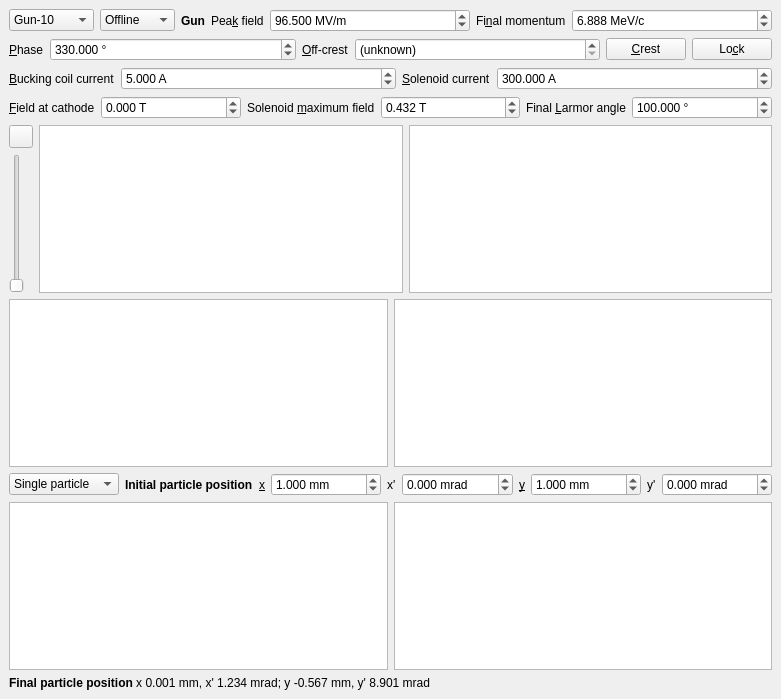
<?xml version="1.0" encoding="UTF-8"?>
<ui version="4.0">
 <class>RF_Solenoid_Tracker</class>
 <widget class="QMainWindow" name="RF_Solenoid_Tracker">
  <property name="geometry">
   <rect>
    <x>0</x>
    <y>0</y>
    <width>781</width>
    <height>699</height>
   </rect>
  </property>
  <property name="windowTitle">
   <string>Parasol - Combined RF &amp; Solenoid Tracking</string>
  </property>
  <property name="windowIcon">
   <iconset>
    <normaloff>resources/parasol/Icons/parasol.png</normaloff>resources/parasol/Icons/parasol.png</iconset>
  </property>
  <widget class="QWidget" name="centralwidget">
   <layout class="QVBoxLayout" name="verticalLayout">
    <item>
     <layout class="QHBoxLayout" name="gun_hbox">
      <item>
       <widget class="QComboBox" name="gun_dropdown">
        <property name="sizePolicy">
         <sizepolicy hsizetype="Maximum" vsizetype="Fixed">
          <horstretch>0</horstretch>
          <verstretch>0</verstretch>
         </sizepolicy>
        </property>
        <property name="minimumSize">
         <size>
          <width>0</width>
          <height>22</height>
         </size>
        </property>
        <property name="toolTip">
         <string>&lt;html&gt;&lt;head/&gt;&lt;body&gt;&lt;p&gt;Select the RF/solenoid model to use.&lt;/p&gt;&lt;p&gt;&lt;span style=&quot; font-weight:600;&quot;&gt;Gun-10&lt;/span&gt;: VELA/CLARA 10 Hz gun&lt;/p&gt;&lt;p&gt;&lt;span style=&quot; font-weight:600;&quot;&gt;Linac1&lt;/span&gt;: CLARA Linac 1&lt;/p&gt;&lt;p&gt;&lt;span style=&quot; font-weight:600;&quot;&gt;gb-rf-gun&lt;/span&gt;: Gulliford-Bazarov RF gun example&lt;/p&gt;&lt;p&gt;&lt;span style=&quot; font-weight:600;&quot;&gt;gb-dc-gun&lt;/span&gt;: Gulliford-Bazarov DC gun example&lt;/p&gt;&lt;/body&gt;&lt;/html&gt;</string>
        </property>
        <property name="sizeAdjustPolicy">
         <enum>QComboBox::AdjustToContentsOnFirstShow</enum>
        </property>
        <item>
         <property name="text">
          <string>Gun-10</string>
         </property>
         <property name="icon">
          <iconset>
           <normaloff>resources/parasol/Icons/pistol.png</normaloff>resources/parasol/Icons/pistol.png</iconset>
         </property>
        </item>
        <item>
         <property name="text">
          <string>Gun-400</string>
         </property>
         <property name="icon">
          <iconset>
           <normaloff>resources/parasol/Icons/submachine-gun.png</normaloff>resources/parasol/Icons/submachine-gun.png</iconset>
         </property>
        </item>
        <item>
         <property name="text">
          <string>Linac1</string>
         </property>
         <property name="icon">
          <iconset>
           <normaloff>resources/parasol/Icons/bike.png</normaloff>resources/parasol/Icons/bike.png</iconset>
         </property>
        </item>
        <item>
         <property name="text">
          <string>gb-rf-gun</string>
         </property>
        </item>
        <item>
         <property name="text">
          <string>gb-dc-gun</string>
         </property>
        </item>
       </widget>
      </item>
      <item>
       <widget class="QComboBox" name="machine_mode_dropdown">
        <property name="sizePolicy">
         <sizepolicy hsizetype="Maximum" vsizetype="Fixed">
          <horstretch>0</horstretch>
          <verstretch>0</verstretch>
         </sizepolicy>
        </property>
        <property name="toolTip">
         <string>&lt;html&gt;&lt;head/&gt;&lt;body&gt;&lt;p&gt;Switch between machine modes:&lt;/p&gt;&lt;p&gt;&lt;span style=&quot; font-weight:600;&quot;&gt;Offline&lt;/span&gt;: no interaction with machine&lt;/p&gt;&lt;p&gt;&lt;span style=&quot; font-weight:600;&quot;&gt;Virtual&lt;/span&gt;: connect to local virtual machine&lt;/p&gt;&lt;p&gt;&lt;span style=&quot; font-weight:600;&quot;&gt;Physical&lt;/span&gt;: connect to real machine via EPICS&lt;/p&gt;&lt;/body&gt;&lt;/html&gt;</string>
        </property>
        <item>
         <property name="text">
          <string>Offline</string>
         </property>
         <property name="icon">
          <iconset>
           <normaloff>resources/parasol/Icons/Offline.png</normaloff>resources/parasol/Icons/Offline.png</iconset>
         </property>
        </item>
        <item>
         <property name="text">
          <string>Virtual</string>
         </property>
         <property name="icon">
          <iconset>
           <normaloff>resources/parasol/Icons/Virtual.png</normaloff>resources/parasol/Icons/Virtual.png</iconset>
         </property>
        </item>
        <item>
         <property name="text">
          <string>Physical</string>
         </property>
         <property name="icon">
          <iconset>
           <normaloff>resources/parasol/Icons/Physical.png</normaloff>resources/parasol/Icons/Physical.png</iconset>
         </property>
        </item>
       </widget>
      </item>
      <item>
       <widget class="QLabel" name="gun_label">
        <property name="sizePolicy">
         <sizepolicy hsizetype="Maximum" vsizetype="Preferred">
          <horstretch>0</horstretch>
          <verstretch>0</verstretch>
         </sizepolicy>
        </property>
        <property name="font">
         <font>
          <weight>75</weight>
          <bold>true</bold>
         </font>
        </property>
        <property name="text">
         <string>Gun</string>
        </property>
       </widget>
      </item>
      <item>
       <widget class="QLabel" name="peak_field_label">
        <property name="sizePolicy">
         <sizepolicy hsizetype="Maximum" vsizetype="Preferred">
          <horstretch>0</horstretch>
          <verstretch>0</verstretch>
         </sizepolicy>
        </property>
        <property name="text">
         <string>Pea&amp;k field</string>
        </property>
        <property name="buddy">
         <cstring>peak_field_spin</cstring>
        </property>
       </widget>
      </item>
      <item>
       <widget class="QDoubleSpinBox" name="peak_field_spin">
        <property name="toolTip">
         <string>Peak accelerating field produced inside the RF cavity</string>
        </property>
        <property name="keyboardTracking">
         <bool>false</bool>
        </property>
        <property name="suffix">
         <string> MV/m</string>
        </property>
        <property name="decimals">
         <number>3</number>
        </property>
        <property name="maximum">
         <double>200.000000000000000</double>
        </property>
        <property name="value">
         <double>96.500000000000000</double>
        </property>
       </widget>
      </item>
      <item>
       <widget class="QLabel" name="momentum_label">
        <property name="sizePolicy">
         <sizepolicy hsizetype="Maximum" vsizetype="Preferred">
          <horstretch>0</horstretch>
          <verstretch>0</verstretch>
         </sizepolicy>
        </property>
        <property name="text">
         <string>Fi&amp;nal momentum</string>
        </property>
        <property name="buddy">
         <cstring>momentum_spin</cstring>
        </property>
       </widget>
      </item>
      <item>
       <widget class="QDoubleSpinBox" name="momentum_spin">
        <property name="toolTip">
         <string>Final momentum of a particle after traversing the RF cavity</string>
        </property>
        <property name="buttonSymbols">
         <enum>QAbstractSpinBox::UpDownArrows</enum>
        </property>
        <property name="keyboardTracking">
         <bool>false</bool>
        </property>
        <property name="suffix">
         <string> MeV/c</string>
        </property>
        <property name="decimals">
         <number>3</number>
        </property>
        <property name="maximum">
         <double>1000.000000000000000</double>
        </property>
        <property name="singleStep">
         <double>0.100000000000000</double>
        </property>
        <property name="value">
         <double>6.888000000000000</double>
        </property>
       </widget>
      </item>
     </layout>
    </item>
    <item>
     <layout class="QHBoxLayout" name="phase_hbox">
      <item>
       <widget class="QLabel" name="phase_label">
        <property name="sizePolicy">
         <sizepolicy hsizetype="Maximum" vsizetype="Preferred">
          <horstretch>0</horstretch>
          <verstretch>0</verstretch>
         </sizepolicy>
        </property>
        <property name="text">
         <string>&amp;Phase</string>
        </property>
        <property name="buddy">
         <cstring>phase_spin</cstring>
        </property>
       </widget>
      </item>
      <item>
       <widget class="QDoubleSpinBox" name="phase_spin">
        <property name="toolTip">
         <string>Phase between injected electron and the RF cavity</string>
        </property>
        <property name="statusTip">
         <string/>
        </property>
        <property name="buttonSymbols">
         <enum>QAbstractSpinBox::UpDownArrows</enum>
        </property>
        <property name="keyboardTracking">
         <bool>false</bool>
        </property>
        <property name="suffix">
         <string> °</string>
        </property>
        <property name="decimals">
         <number>3</number>
        </property>
        <property name="minimum">
         <double>-720.000000000000000</double>
        </property>
        <property name="maximum">
         <double>720.000000000000000</double>
        </property>
        <property name="singleStep">
         <double>0.100000000000000</double>
        </property>
        <property name="value">
         <double>330.000000000000000</double>
        </property>
       </widget>
      </item>
      <item>
       <widget class="QLabel" name="off_crest_label">
        <property name="sizePolicy">
         <sizepolicy hsizetype="Maximum" vsizetype="Preferred">
          <horstretch>0</horstretch>
          <verstretch>0</verstretch>
         </sizepolicy>
        </property>
        <property name="text">
         <string>&amp;Off-crest</string>
        </property>
        <property name="buddy">
         <cstring>off_crest_spin</cstring>
        </property>
       </widget>
      </item>
      <item>
       <widget class="QDoubleSpinBox" name="off_crest_spin">
        <property name="toolTip">
         <string>&lt;html&gt;&lt;head/&gt;&lt;body&gt;&lt;p&gt;Phase relative to off-crest value, or (unknown) when the crest phase is unknown.&lt;/p&gt;&lt;/body&gt;&lt;/html&gt;</string>
        </property>
        <property name="buttonSymbols">
         <enum>QAbstractSpinBox::UpDownArrows</enum>
        </property>
        <property name="specialValueText">
         <string>(unknown)</string>
        </property>
        <property name="keyboardTracking">
         <bool>false</bool>
        </property>
        <property name="prefix">
         <string>+</string>
        </property>
        <property name="suffix">
         <string> °</string>
        </property>
        <property name="decimals">
         <number>3</number>
        </property>
        <property name="minimum">
         <double>-360.000000000000000</double>
        </property>
        <property name="maximum">
         <double>360.000000000000000</double>
        </property>
        <property name="singleStep">
         <double>0.100000000000000</double>
        </property>
        <property name="value">
         <double>-360.000000000000000</double>
        </property>
       </widget>
      </item>
      <item>
       <widget class="QPushButton" name="crest_button">
        <property name="sizePolicy">
         <sizepolicy hsizetype="Fixed" vsizetype="Fixed">
          <horstretch>0</horstretch>
          <verstretch>0</verstretch>
         </sizepolicy>
        </property>
        <property name="toolTip">
         <string>Adjust the phase to produce the maximum momentum</string>
        </property>
        <property name="text">
         <string>&amp;Crest</string>
        </property>
        <property name="icon">
         <iconset>
          <normaloff>resources/parasol/Icons/mountain-summit.png</normaloff>resources/parasol/Icons/mountain-summit.png</iconset>
        </property>
       </widget>
      </item>
      <item>
       <widget class="QPushButton" name="lock_button">
        <property name="sizePolicy">
         <sizepolicy hsizetype="Fixed" vsizetype="Fixed">
          <horstretch>0</horstretch>
          <verstretch>0</verstretch>
         </sizepolicy>
        </property>
        <property name="toolTip">
         <string>Re-crest and keep the off-crest value when the RF peak field changes</string>
        </property>
        <property name="text">
         <string>Lo&amp;ck</string>
        </property>
        <property name="icon">
         <iconset>
          <normaloff>resources/parasol/Icons/padlock-open.png</normaloff>
          <normalon>resources/parasol/Icons/padlock-closed.png</normalon>resources/parasol/Icons/padlock-open.png</iconset>
        </property>
        <property name="checkable">
         <bool>true</bool>
        </property>
        <property name="checked">
         <bool>false</bool>
        </property>
        <property name="default">
         <bool>false</bool>
        </property>
        <property name="flat">
         <bool>false</bool>
        </property>
       </widget>
      </item>
     </layout>
    </item>
    <item>
     <layout class="QHBoxLayout" name="solenoids_hbox">
      <property name="sizeConstraint">
       <enum>QLayout::SetDefaultConstraint</enum>
      </property>
      <item>
       <widget class="QLabel" name="bc_label">
        <property name="sizePolicy">
         <sizepolicy hsizetype="Maximum" vsizetype="Preferred">
          <horstretch>0</horstretch>
          <verstretch>0</verstretch>
         </sizepolicy>
        </property>
        <property name="text">
         <string>&amp;Bucking coil current</string>
        </property>
        <property name="buddy">
         <cstring>bc_spin</cstring>
        </property>
       </widget>
      </item>
      <item>
       <widget class="QDoubleSpinBox" name="bc_spin">
        <property name="buttonSymbols">
         <enum>QAbstractSpinBox::UpDownArrows</enum>
        </property>
        <property name="keyboardTracking">
         <bool>false</bool>
        </property>
        <property name="suffix">
         <string> A</string>
        </property>
        <property name="decimals">
         <number>3</number>
        </property>
        <property name="minimum">
         <double>0.000000000000000</double>
        </property>
        <property name="maximum">
         <double>8.000000000000000</double>
        </property>
        <property name="value">
         <double>5.000000000000000</double>
        </property>
       </widget>
      </item>
      <item>
       <widget class="QLabel" name="sol_label">
        <property name="sizePolicy">
         <sizepolicy hsizetype="Maximum" vsizetype="Preferred">
          <horstretch>0</horstretch>
          <verstretch>0</verstretch>
         </sizepolicy>
        </property>
        <property name="text">
         <string>&amp;Solenoid current</string>
        </property>
        <property name="buddy">
         <cstring>sol_spin</cstring>
        </property>
       </widget>
      </item>
      <item>
       <widget class="QDoubleSpinBox" name="sol_spin">
        <property name="buttonSymbols">
         <enum>QAbstractSpinBox::UpDownArrows</enum>
        </property>
        <property name="keyboardTracking">
         <bool>false</bool>
        </property>
        <property name="suffix">
         <string> A</string>
        </property>
        <property name="decimals">
         <number>3</number>
        </property>
        <property name="maximum">
         <double>500.000000000000000</double>
        </property>
        <property name="value">
         <double>300.000000000000000</double>
        </property>
       </widget>
      </item>
     </layout>
    </item>
    <item>
     <layout class="QHBoxLayout" name="fields_hbox">
      <property name="sizeConstraint">
       <enum>QLayout::SetDefaultConstraint</enum>
      </property>
      <item>
       <widget class="QLabel" name="cathode_field_label">
        <property name="sizePolicy">
         <sizepolicy hsizetype="Maximum" vsizetype="Preferred">
          <horstretch>0</horstretch>
          <verstretch>0</verstretch>
         </sizepolicy>
        </property>
        <property name="text">
         <string>&amp;Field at cathode</string>
        </property>
        <property name="buddy">
         <cstring>cathode_field_spin</cstring>
        </property>
       </widget>
      </item>
      <item>
       <widget class="QDoubleSpinBox" name="cathode_field_spin">
        <property name="toolTip">
         <string>Use the combined BC and solenoid field map to calculate the field at the cathode</string>
        </property>
        <property name="buttonSymbols">
         <enum>QAbstractSpinBox::UpDownArrows</enum>
        </property>
        <property name="keyboardTracking">
         <bool>false</bool>
        </property>
        <property name="suffix">
         <string> T</string>
        </property>
        <property name="decimals">
         <number>3</number>
        </property>
        <property name="minimum">
         <double>-99.989999999999995</double>
        </property>
        <property name="singleStep">
         <double>0.010000000000000</double>
        </property>
       </widget>
      </item>
      <item>
       <widget class="QLabel" name="sol_field_label">
        <property name="sizePolicy">
         <sizepolicy hsizetype="Maximum" vsizetype="Preferred">
          <horstretch>0</horstretch>
          <verstretch>0</verstretch>
         </sizepolicy>
        </property>
        <property name="text">
         <string>Solenoid &amp;maximum field</string>
        </property>
        <property name="buddy">
         <cstring>sol_field_spin</cstring>
        </property>
       </widget>
      </item>
      <item>
       <widget class="QDoubleSpinBox" name="sol_field_spin">
        <property name="toolTip">
         <string>Peak field in the solenoid</string>
        </property>
        <property name="buttonSymbols">
         <enum>QAbstractSpinBox::UpDownArrows</enum>
        </property>
        <property name="keyboardTracking">
         <bool>false</bool>
        </property>
        <property name="suffix">
         <string> T</string>
        </property>
        <property name="decimals">
         <number>3</number>
        </property>
        <property name="maximum">
         <double>500.000000000000000</double>
        </property>
        <property name="singleStep">
         <double>0.010000000000000</double>
        </property>
        <property name="value">
         <double>0.432000000000000</double>
        </property>
       </widget>
      </item>
      <item>
       <widget class="QLabel" name="larmor_angle_label">
        <property name="sizePolicy">
         <sizepolicy hsizetype="Maximum" vsizetype="Preferred">
          <horstretch>0</horstretch>
          <verstretch>0</verstretch>
         </sizepolicy>
        </property>
        <property name="text">
         <string>Final &amp;Larmor angle</string>
        </property>
        <property name="buddy">
         <cstring>larmor_angle_spin</cstring>
        </property>
       </widget>
      </item>
      <item>
       <widget class="QDoubleSpinBox" name="larmor_angle_spin">
        <property name="toolTip">
         <string>Final Larmor angle of the particle after traversing the RF cavity and solenoid</string>
        </property>
        <property name="buttonSymbols">
         <enum>QAbstractSpinBox::UpDownArrows</enum>
        </property>
        <property name="keyboardTracking">
         <bool>false</bool>
        </property>
        <property name="suffix">
         <string> °</string>
        </property>
        <property name="decimals">
         <number>3</number>
        </property>
        <property name="minimum">
         <double>-1000.000000000000000</double>
        </property>
        <property name="maximum">
         <double>1000.000000000000000</double>
        </property>
        <property name="value">
         <double>100.000000000000000</double>
        </property>
       </widget>
      </item>
     </layout>
    </item>
    <item>
     <layout class="QHBoxLayout" name="horizontalLayout_3">
      <item>
       <layout class="QVBoxLayout" name="verticalLayout_2">
        <item>
         <widget class="QToolButton" name="phase_play_button">
          <property name="toolTip">
           <string>&lt;html&gt;&lt;head/&gt;&lt;body&gt;&lt;p&gt;Play an animation of the linac phase&lt;/p&gt;&lt;/body&gt;&lt;/html&gt;</string>
          </property>
          <property name="text">
           <string/>
          </property>
          <property name="icon">
           <iconset>
            <normaloff>resources/parasol/Icons/play-button.png</normaloff>
            <normalon>resources/parasol/Icons/pause-symbol.png</normalon>resources/parasol/Icons/play-button.png</iconset>
          </property>
          <property name="checkable">
           <bool>true</bool>
          </property>
         </widget>
        </item>
        <item>
         <widget class="QSlider" name="phase_slider">
          <property name="toolTip">
           <string>&lt;html&gt;&lt;head/&gt;&lt;body&gt;&lt;p&gt;&lt;span style=&quot; font-weight:600;&quot;&gt;Linac phase&lt;/span&gt; - use this to cycle through the displayed RF phase. This has no effect on the calculation.&lt;/p&gt;&lt;/body&gt;&lt;/html&gt;</string>
          </property>
          <property name="maximum">
           <number>360</number>
          </property>
          <property name="orientation">
           <enum>Qt::Vertical</enum>
          </property>
         </widget>
        </item>
       </layout>
      </item>
      <item>
       <widget class="PlotWidget" name="E_field_plot"/>
      </item>
      <item>
       <widget class="PlotWidget" name="B_field_plot"/>
      </item>
     </layout>
    </item>
    <item>
     <layout class="QGridLayout" name="mom_la_grid">
      <item row="0" column="0">
       <widget class="PlotWidget" name="momentum_plot"/>
      </item>
      <item row="0" column="2">
       <widget class="PlotWidget" name="larmor_angle_plot"/>
      </item>
     </layout>
    </item>
    <item>
     <layout class="QHBoxLayout" name="ustart_hbox">
      <item>
       <widget class="QComboBox" name="tracking_dropdown">
        <item>
         <property name="text">
          <string>Single particle</string>
         </property>
        </item>
        <item>
         <property name="text">
          <string>Beam</string>
         </property>
        </item>
       </widget>
      </item>
      <item>
       <widget class="QLabel" name="ustart_label">
        <property name="sizePolicy">
         <sizepolicy hsizetype="Maximum" vsizetype="Preferred">
          <horstretch>0</horstretch>
          <verstretch>0</verstretch>
         </sizepolicy>
        </property>
        <property name="font">
         <font>
          <weight>75</weight>
          <bold>true</bold>
         </font>
        </property>
        <property name="text">
         <string>Initial particle position</string>
        </property>
       </widget>
      </item>
      <item>
       <widget class="QLabel" name="x_label">
        <property name="sizePolicy">
         <sizepolicy hsizetype="Maximum" vsizetype="Preferred">
          <horstretch>0</horstretch>
          <verstretch>0</verstretch>
         </sizepolicy>
        </property>
        <property name="text">
         <string>&amp;x</string>
        </property>
        <property name="buddy">
         <cstring>x_spin</cstring>
        </property>
       </widget>
      </item>
      <item>
       <widget class="QDoubleSpinBox" name="x_spin">
        <property name="toolTip">
         <string>Initial horizontal position of the particle</string>
        </property>
        <property name="buttonSymbols">
         <enum>QAbstractSpinBox::UpDownArrows</enum>
        </property>
        <property name="keyboardTracking">
         <bool>false</bool>
        </property>
        <property name="suffix">
         <string> mm</string>
        </property>
        <property name="decimals">
         <number>3</number>
        </property>
        <property name="minimum">
         <double>-200.000000000000000</double>
        </property>
        <property name="maximum">
         <double>200.000000000000000</double>
        </property>
        <property name="singleStep">
         <double>0.100000000000000</double>
        </property>
        <property name="value">
         <double>1.000000000000000</double>
        </property>
       </widget>
      </item>
      <item>
       <widget class="QLabel" name="xdash_label">
        <property name="sizePolicy">
         <sizepolicy hsizetype="Maximum" vsizetype="Preferred">
          <horstretch>0</horstretch>
          <verstretch>0</verstretch>
         </sizepolicy>
        </property>
        <property name="text">
         <string>x'</string>
        </property>
        <property name="buddy">
         <cstring>xdash_spin</cstring>
        </property>
       </widget>
      </item>
      <item>
       <widget class="QDoubleSpinBox" name="xdash_spin">
        <property name="toolTip">
         <string>Initial horizontal angle of the particle</string>
        </property>
        <property name="buttonSymbols">
         <enum>QAbstractSpinBox::UpDownArrows</enum>
        </property>
        <property name="keyboardTracking">
         <bool>false</bool>
        </property>
        <property name="suffix">
         <string> mrad</string>
        </property>
        <property name="decimals">
         <number>3</number>
        </property>
        <property name="minimum">
         <double>-360.000000000000000</double>
        </property>
        <property name="maximum">
         <double>720.000000000000000</double>
        </property>
        <property name="singleStep">
         <double>0.100000000000000</double>
        </property>
        <property name="value">
         <double>0.000000000000000</double>
        </property>
       </widget>
      </item>
      <item>
       <widget class="QLabel" name="y_label">
        <property name="sizePolicy">
         <sizepolicy hsizetype="Maximum" vsizetype="Preferred">
          <horstretch>0</horstretch>
          <verstretch>0</verstretch>
         </sizepolicy>
        </property>
        <property name="text">
         <string>&amp;y</string>
        </property>
        <property name="buddy">
         <cstring>y_spin</cstring>
        </property>
       </widget>
      </item>
      <item>
       <widget class="QDoubleSpinBox" name="y_spin">
        <property name="toolTip">
         <string>Initial vertical position of the particle</string>
        </property>
        <property name="buttonSymbols">
         <enum>QAbstractSpinBox::UpDownArrows</enum>
        </property>
        <property name="keyboardTracking">
         <bool>false</bool>
        </property>
        <property name="suffix">
         <string> mm</string>
        </property>
        <property name="decimals">
         <number>3</number>
        </property>
        <property name="minimum">
         <double>-200.000000000000000</double>
        </property>
        <property name="maximum">
         <double>200.000000000000000</double>
        </property>
        <property name="singleStep">
         <double>0.100000000000000</double>
        </property>
        <property name="value">
         <double>1.000000000000000</double>
        </property>
       </widget>
      </item>
      <item>
       <widget class="QLabel" name="ydash_label">
        <property name="sizePolicy">
         <sizepolicy hsizetype="Maximum" vsizetype="Preferred">
          <horstretch>0</horstretch>
          <verstretch>0</verstretch>
         </sizepolicy>
        </property>
        <property name="text">
         <string>y'</string>
        </property>
        <property name="buddy">
         <cstring>ydash_spin</cstring>
        </property>
       </widget>
      </item>
      <item>
       <widget class="QDoubleSpinBox" name="ydash_spin">
        <property name="toolTip">
         <string>Initial vertical angle of the particle</string>
        </property>
        <property name="buttonSymbols">
         <enum>QAbstractSpinBox::UpDownArrows</enum>
        </property>
        <property name="keyboardTracking">
         <bool>false</bool>
        </property>
        <property name="suffix">
         <string> mrad</string>
        </property>
        <property name="decimals">
         <number>3</number>
        </property>
        <property name="minimum">
         <double>-360.000000000000000</double>
        </property>
        <property name="maximum">
         <double>720.000000000000000</double>
        </property>
        <property name="singleStep">
         <double>0.100000000000000</double>
        </property>
        <property name="value">
         <double>0.000000000000000</double>
        </property>
       </widget>
      </item>
     </layout>
    </item>
    <item>
     <layout class="QHBoxLayout" name="xy_plot_hbox">
      <item>
       <widget class="PlotWidget" name="xy_plot"/>
      </item>
      <item>
       <widget class="PlotWidget" name="xdash_ydash_plot"/>
      </item>
     </layout>
    </item>
    <item>
     <widget class="QLabel" name="uend_label">
      <property name="text">
       <string>&lt;html&gt;&lt;head/&gt;&lt;body&gt;&lt;p&gt;&lt;span style=&quot; font-weight:600;&quot;&gt;Final particle position&lt;/span&gt; x 0.001 mm, x' 1.234 mrad; y -0.567 mm, y' 8.901 mrad&lt;/p&gt;&lt;/body&gt;&lt;/html&gt;</string>
      </property>
     </widget>
    </item>
   </layout>
  </widget>
 </widget>
 <customwidgets>
  <customwidget>
   <class>PlotWidget</class>
   <extends>QGraphicsView</extends>
   <header>pyqtgraph</header>
  </customwidget>
 </customwidgets>
 <resources/>
 <connections/>
</ui>
